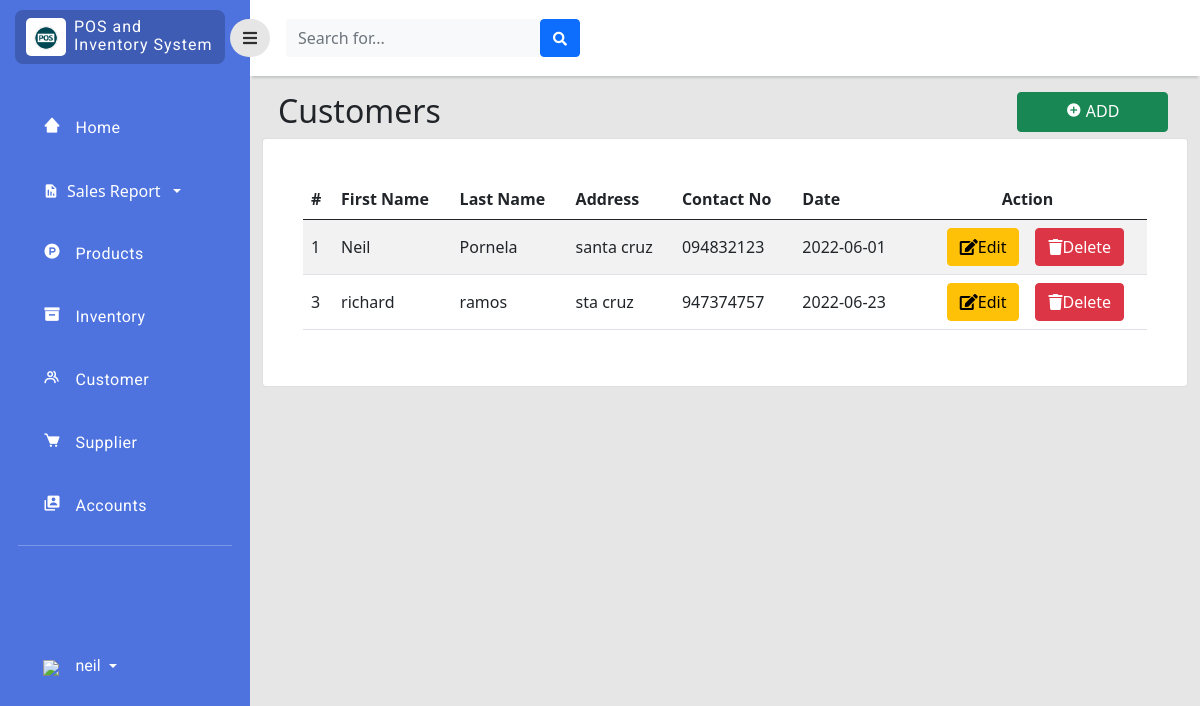
The page /php/customer.php (signed in) on the database as committed earlier.
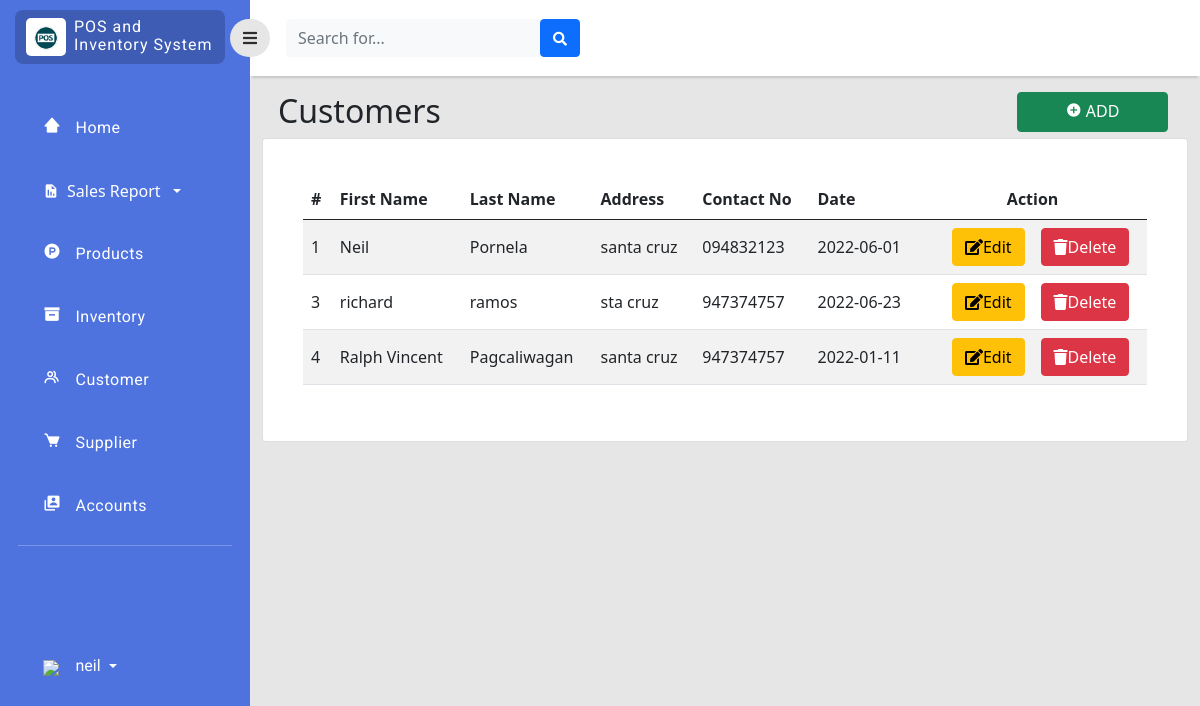
The same page on the database as committed later.
### tables this page shows
CREATE TABLE `customers` (
  `customer_id` int(11) NOT NULL,
  `first_name` varchar(255) NOT NULL,
  `last_name` varchar(255) NOT NULL,
  `address` varchar(255) NOT NULL,
  `contact_no` varchar(255) NOT NULL,
  `date_created` date NOT NULL
);

### php/customer.php (the view, shortened to what the changed rows need)
<?php
include 'connection.php';
?>
<!doctype html>
<html lang="en">
  <head>
    <link href="https://cdn.jsdelivr.net/npm/bootstrap@5.0.2/dist/css/bootstrap.min.css" rel="stylesheet"
>
    <link rel="stylesheet" type="text/css" href="../style/dash.css">
    <link
      href="https://cdnjs.cloudflare.com/ajax/libs/font-awesome/5.15.1/css/all.min.css"
      rel="stylesheet"
    />
    <link href='https://unpkg.com/boxicons@2.1.2/css/boxicons.min.css' rel='stylesheet'>
    </head>
    <body>
    <div class="page">
        <div class="content">
            <div class="col py-3 d-flex justify-content-center overflow-auto">
                <div class="container-fluid">
                    <div class="row">
                        <div class="col d-flex justify-content">
                            <br>
                            <div class="w-50">
                                <h2 class="text-dark text-start ps-3 ">Customers</h2>
                            </div>
                        </div>
                    </div>
                    <div class="row">
                        <div class="col ">
                            <div class="card">
                                <div class="card-body rounded-3 m-4 table-responsive-lg">
                                    <table class="table table-striped align-middle" id="CustomerTab">
                                        <thead>
                                            <tr>
                                                <th scope="col">#</th>
                                                <th scope="col">First Name</th>
                                                <th scope="col">Last Name</th>
                                                <th scope="col">Address</th>
                                                <th scope="col">Contact No</th>
                                                <th scope="col">Date</th>
                                                <th score="col"style="text-align: center;">Action</th>
                                            </tr>
                                        </thead>
                                        <tbody>
                                            <?php
                                            $query_run = mysqli_query($con,"SELECT * FROM customers");
                                            while ($row=mysqli_fetch_assoc($query_run)) { ?>
                                            <tr>
                                                <td><?php echo $row['customer_id'];  ?></td>
                                                <td><?php echo $row['first_name'];  ?></td>
                                                <td><?php echo $row['last_name'];  ?></td>
                                                <td><?php echo $row['address'];  ?></td>
                                                <td><?php echo $row['contact_no'];  ?></td>
                                                <td><?php echo $row['date_created'];  ?></td>
                                                <td>
                                                    <div class="d-flex flex-row justify-content-center">
                                                        <button class="btn btn-warning editbtn mx-3" data-toggle="modal" type="button"><i class="fas fa-edit" data-toggle="tooltip" title="edit"></i>Edit</button>
                                                    <button class="btn btn-danger deletebtn" data-toggle="modal" type="button"><i class="fas fa-trash" data-toggle="tooltip" title="edit"></i>Delete</button>
                                                    </div>
                                                </td>
                                            </tr>
                                        <?php }  ?>
                                        </tbody>
                                    </table>
                                </div>
                            </div>
                        </div>
                    </div>
                </div>
            </div>
        </div>
    </div>
</body>
</html>

Rows that differ between the two databases and show on the page:
added customers: customer_id "4", first_name "Ralph Vincent", last_name "Pagcaliwagan", address "santa cruz", contact_no "947374757", date_created "2022-01-11"
